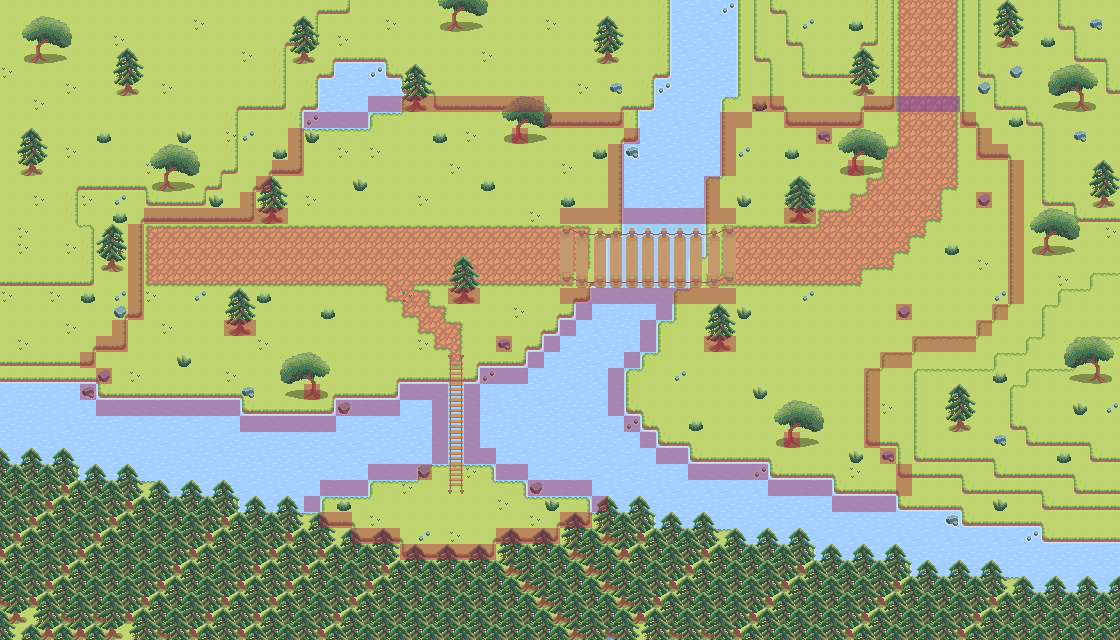

Rendered tile map (Tiled .tmx) drawn with the repository's tilesets; below, a short description and the map source with its tile grids summarised:
An orthogonal 70x40 tile map with 16x16 px tiles, 16 tile layers (Water, Platform #1, Platform #2, Decoration #1, ...), 5 tilesets.

<map version="1.10" tiledversion="1.11.2" orientation="orthogonal" renderorder="right-down" width="70" height="40" tilewidth="16" tileheight="16" infinite="0" nextlayerid="20" nextobjectid="1">
 <editorsettings>
  <export target="World 1.tmj" format="json" />
 </editorsettings>
 <tileset firstgid="1" source="Floor.tsx" />
 <tileset firstgid="193" source="Trees.tsx" />
 <tileset firstgid="229" source="Collision.tsx" />
 <tileset firstgid="230" source="Wooden Bridge Tile.tsx" />
 <tileset firstgid="260" source="Trigger.tsx" />
 <layer id="1" name="Water" width="70" height="40" locked="1">
  <data>[2800 cells, 2800 non-empty, 9 distinct tile ids]</data>
 </layer>
 <group id="7" name="Platform">
  <layer id="2" name="Platform #1" width="70" height="40">
   <data>[2800 cells, 2318 non-empty, 41 distinct tile ids]</data>
  </layer>
  <layer id="6" name="Platform #2" width="70" height="40" locked="1">
   <data>[2800 cells, 419 non-empty, 54 distinct tile ids]</data>
  </layer>
 </group>
 <group id="8" name="Decorations" locked="1">
  <layer id="9" name="Decoration #1" width="70" height="40">
   <data>[2800 cells, 169 non-empty, 11 distinct tile ids]</data>
  </layer>
 </group>
 <group id="3" name="Trees" locked="1">
  <layer id="4" name="Tree #1" width="70" height="40" locked="1">
   <data>[2800 cells, 416 non-empty, 18 distinct tile ids]</data>
  </layer>
  <layer id="5" name="Tree #2" width="70" height="40" locked="1">
   <data>[2800 cells, 210 non-empty, 6 distinct tile ids]</data>
  </layer>
  <layer id="10" name="Tree #3" width="70" height="40" locked="1">
   <data>[2800 cells, 201 non-empty, 6 distinct tile ids]</data>
  </layer>
  <layer id="11" name="Tree #4" width="70" height="40" locked="1">
   <data>[2800 cells, 184 non-empty, 6 distinct tile ids]</data>
  </layer>
  <layer id="12" name="Tree #5" width="70" height="40" locked="1">
   <data>[2800 cells, 145 non-empty, 6 distinct tile ids]</data>
  </layer>
  <layer id="13" name="Tree #6" width="70" height="40" locked="1">
   <data>[2800 cells, 98 non-empty, 6 distinct tile ids]</data>
  </layer>
  <layer id="14" name="Tree #7" width="70" height="40" locked="1">
   <data>[2800 cells, 47 non-empty, 6 distinct tile ids]</data>
  </layer>
  <layer id="15" name="Tree #8" width="70" height="40" locked="1">
   <data>[2800 cells, 34 non-empty, 6 distinct tile ids]</data>
  </layer>
  <layer id="16" name="Tree #9" width="70" height="40" locked="1">
   <data>[2800 cells, 8 non-empty, 3 distinct tile ids]</data>
  </layer>
 </group>
 <layer id="17" name="Collisions" width="70" height="40" locked="1" opacity="0.4">
  <data>[2800 cells, 234 non-empty, 1 distinct tile ids]</data>
 </layer>
 <layer id="18" name="Foreground Object" width="70" height="40">
  <data>[2800 cells, 57 non-empty, 17 distinct tile ids]</data>
 </layer>
 <layer id="19" name="Trigger12" width="70" height="40" opacity="0.33">
  <data>[2800 cells, 4 non-empty, 1 distinct tile ids]</data>
 </layer>
</map>
